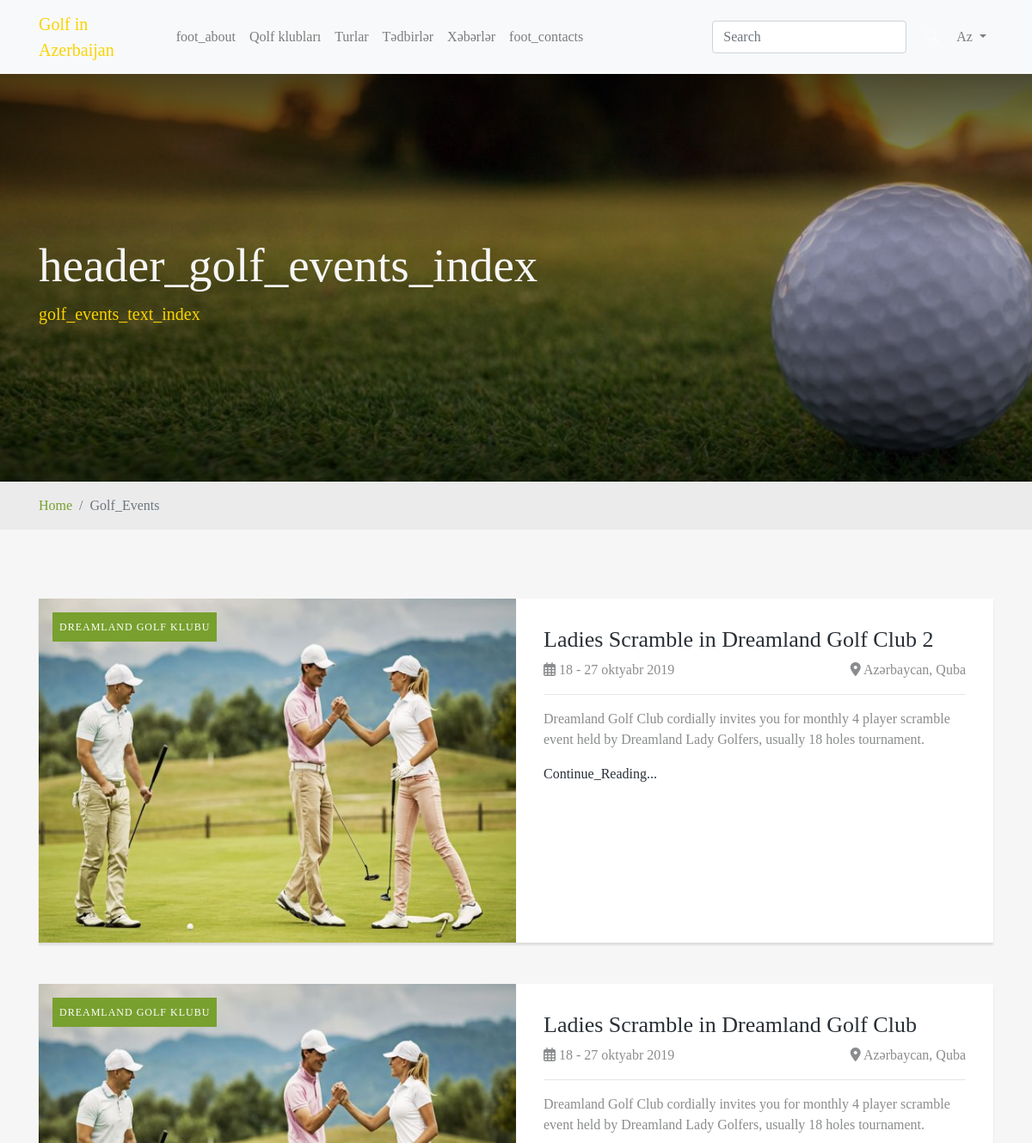
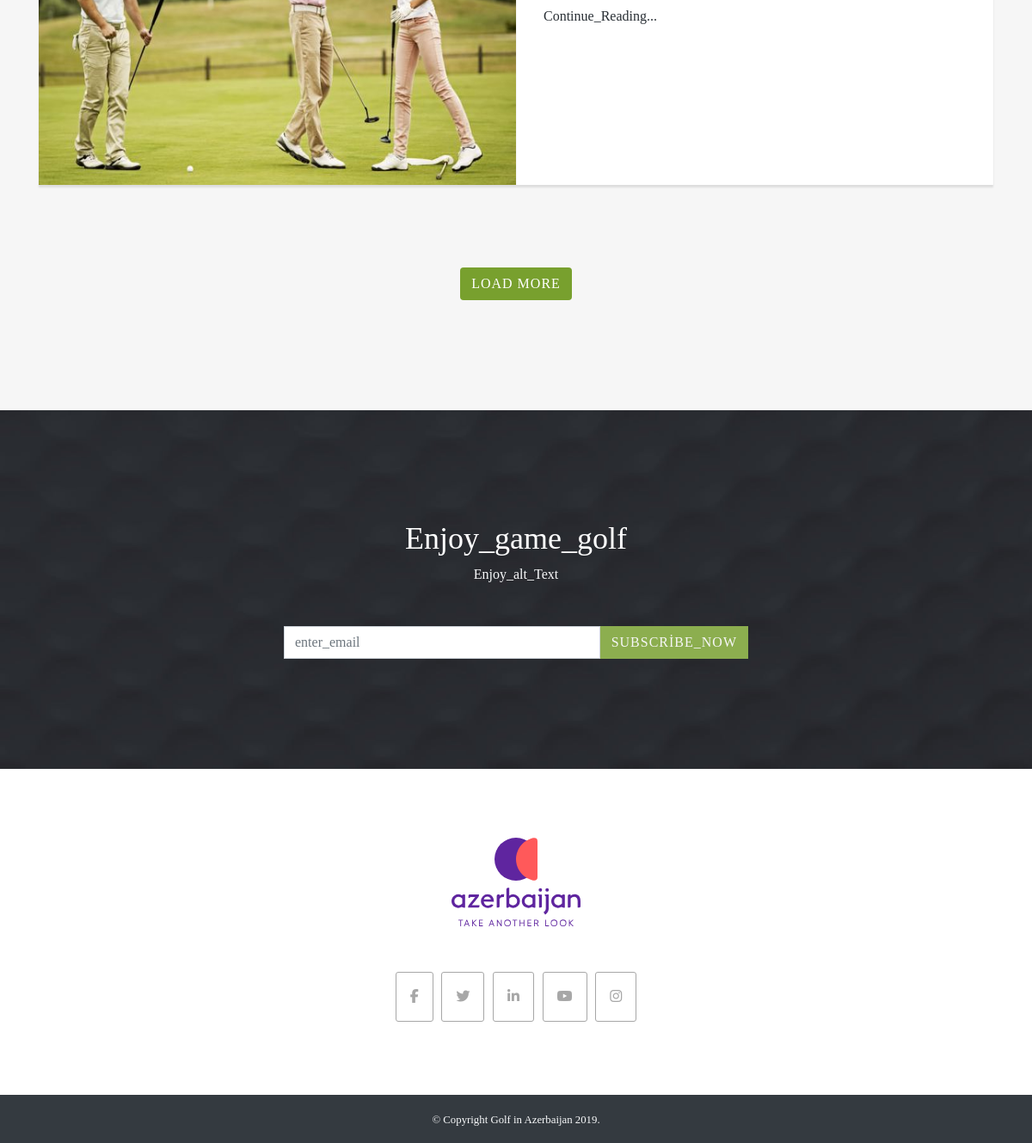
The app's page /tedbirler with its own data (2 pictures, top to bottom).
### tables this page shows
CREATE TABLE `languages` (
  `id` tinyint(2) NOT NULL,
  `name` varchar(10) NOT NULL,
  `fullname` varchar(25) DEFAULT NULL,
  `position` tinyint(2) NOT NULL DEFAULT '0',
  `default` tinyint(1) NOT NULL DEFAULT '0',
  `status` tinyint(1) NOT NULL DEFAULT '0',
  `flag` varchar(50) DEFAULT NULL
);

CREATE TABLE `menus` (
  `id` int(11) NOT NULL,
  `parent_id` int(11) NOT NULL DEFAULT '0',
  `title_az` varchar(255) DEFAULT NULL,
  `title_en` varchar(255) DEFAULT NULL,
  `title_ru` varchar(25) NOT NULL,
  `text_az` text,
  `text_en` longtext,
  `text_ru` text NOT NULL,
  `menu_type` varchar(30) NOT NULL DEFAULT '',
  `url` varchar(255) DEFAULT NULL,
  `up` tinyint(2) UNSIGNED NOT NULL DEFAULT '0',
  `down` tinyint(2) UNSIGNED NOT NULL DEFAULT '0',
  `tags` varchar(255) DEFAULT NULL,
  `meta_description` varchar(255) DEFAULT '',
  `position` int(11) NOT NULL DEFAULT '0',
  `slug` varchar(255) NOT NULL,
  `status` tinyint(2) NOT NULL DEFAULT '0',
  `safe_mode` tinyint(1) NOT NULL DEFAULT '0'
);

CREATE TABLE `events` (
  `id` bigint(20) NOT NULL,
  `album_id` int(11) NOT NULL DEFAULT '0',
  `title_az` varchar(255) DEFAULT NULL,
  `title_en` varchar(255) DEFAULT NULL,
  `title_ru` varchar(255) NOT NULL,
  `short_text_az` varchar(255) DEFAULT NULL,
  `short_text_en` varchar(255) DEFAULT NULL,
  `short_text_ru` text NOT NULL,
  `text_az` longtext,
  `text_en` longtext,
  `text_ru` text NOT NULL,
  `location_az` varchar(255) DEFAULT NULL,
  `location_en` varchar(255) NOT NULL,
  `location_ru` varchar(255) NOT NULL,
  `arena_az` varchar(255) NOT NULL,
  `arena_en` varchar(255) NOT NULL,
  `arena_ru` varchar(255) NOT NULL,
  `event_date_az` varchar(255) NOT NULL,
  `event_date_en` varchar(255) NOT NULL,
  `event_date_ru` varchar(255) NOT NULL,
  `view_count` int(11) NOT NULL DEFAULT '0',
  `image` varchar(255) DEFAULT NULL,
  `middle` varchar(255) NOT NULL,
  `thumb` varchar(255) DEFAULT NULL,
  `iframe` text NOT NULL,
  `slug` varchar(255) DEFAULT NULL,
  `create_time` int(11) NOT NULL DEFAULT '0',
  `status` int(2) NOT NULL DEFAULT '0'
);

### app/Controllers/Events.php (called while the page is built, shortened)
<?php
class Events extends MyController
{
    public  $event_table;
    public function __construct()
    {
        $this->language->load('app');
        $this->event_table = EventModel::$tableName;
    }
    public function lists(){
        $getMenu = Database::get()->selectOne("SELECT * FROM `menus` WHERE `slug`='tedbirler'");
        $defaultLanguage = $this->defaultLang;
        $countRows = Database::get()->count("SELECT count(id) FROM {$this->event_table} WHERE `status` = 1");
        $pagination = new Pagination();
        $limitSql = $pagination->getLimitSql($countRows);
        $events = Database::get()->select("SELECT * FROM `{$this->event_table}` WHERE `status`=1 ORDER BY `create_time` DESC ".$limitSql);
        $data['page'] = 'other';
        $data['pagination'] = $pagination;
        $data['lists'] = $events;
        $data['title'] = $getMenu['title_'.$defaultLanguage];
        $data['keywords'] = $getMenu['title_'.$defaultLanguage];
        $data['description'] = $getMenu['title_'.$defaultLanguage];
        View::render('events/list',$data);
    }
}

### app/Core/routes.php (called while the page is built, shortened)
<?php
$module=Url::getModule();
Router::dispatch($module);

### index.php (called while the page is built, shortened)
<?php
require SMVC.'app/Components/bootstrap.php';
require SMVC.'app/Core/routes.php';

### app/Helpers/Database.php (called while the page is built, shortened)
<?php
class Database extends PDO
{
    protected static $instances = array();
    public static function get($group = false)
    {
        $group = !$group ? array (
            'type' => DB_TYPE,
            'host' => DB_HOST,
            'name' => DB_NAME,
            'user' => DB_USER,
            'pass' => DB_PASS
        ) : $group;
        $type = $group['type'];
        $host = $group['host'];
        $name = $group['name'];
        $user = $group['user'];
        $pass = $group['pass'];
        $id = "$type.$host.$name.$user.$pass";
        if (isset(self::$instances[$id])) {
            return self::$instances[$id];
        }
        try {
            $instance = new Database("$type:host=$host;dbname=$name;charset=utf8", $user, $pass);
            $instance->setAttribute(PDO::ATTR_ERRMODE, PDO::ERRMODE_EXCEPTION);
            $instance->exec("set names utf8");
            self::$instances[$id] = $instance;
            return $instance;
        } catch (\PDOException $e) {
            Logger::newMessage($e);
            Logger::customErrorMsg();
        }
    }
    public function select($sql, $array = array(), $fetchMode = PDO::FETCH_ASSOC, $class = '')
    {
        $stmt = $this->prepare($sql);
        $stmt->execute();
        if ($fetchMode === PDO::FETCH_CLASS) {
            return $stmt->fetchAll($fetchMode, $class);
        } else {
            return $stmt->fetchAll($fetchMode);
        }
    }
    public function selectOne($sql, $array = array(), $fetchMode = PDO::FETCH_ASSOC, $class = '')
    {
        $stmt = $this->prepare($sql);
        $stmt->execute();
        if ($fetchMode === PDO::FETCH_CLASS) {
            return $stmt->fetch($fetchMode, $class);
        } else {
            return $stmt->fetch($fetchMode);
        }
    }
    public function count($sql, $array = [])
    {
        $stmt = $this->prepare($sql);
        $stmt->execute();
        $return =$stmt->fetch(PDO::FETCH_ASSOC);
        foreach($return as $r){
            return intval($r);
        }
    }
}

### app/Models/LanguagesModel.php (called while the page is built, shortened)
<?php
class LanguagesModel extends Model{
    public static $tableName = 'languages';
    public static function defaultLanguage()
    {
        if(Cookie::has('lang')) {
            $language = Cookie::get('lang');
        } else {
            $get_language = Database::get()->selectOne('SELECT `name` FROM '.self::$tableName.' WHERE `default` = 1');
            $language = $get_language['name'];
        }
        return $language;
    }
}
?>

### app/Core/Language.php (called while the page is built, shortened)
<?php
class Language
{
    private $array;
    public function load($name)
    {
        $code = LanguagesModel::defaultLanguage();
        $file = SMVC."app/language/$code/$name.php";
        if (is_readable($file)) {
            $this->array = include($file);
        } else {
            echo Error::display("Could not load language file '$code/$name.php'");
            die;
        }
    }
    public function get($value)
    {
        if (!empty($this->array[$value])) {
            return $this->array[$value];
        } else {
            return $value;
        }
    }
}

### app/Controllers/MyController.php (called while the page is built, shortened)
<?php
class MyController extends Controller
{
    public static function getAllMenu()
    {
        $menu = Database::get()->select("SELECT * FROM `menus` WHERE `status`=1 AND `parent_id`=0");
        return $menu;
    }
}

### app/Components/bootstrap.php (called while the page is built, shortened)
<?php
$def_lng = LanguagesModel::defaultLanguage();
$getMenus = MyController::getAllMenu();

### app/Helpers/Cookie.php (called while the page is built, shortened)
<?php
class Cookie {
    public static function has($key)
    {
        return (isset($_COOKIE[$key])) ? true : false;
    }
}

### app/Helpers/Url.php (called while the page is built, shortened)
<?php
class Url
{
    public static function uploadPath($path = 'uploads'){
        return  'Web/'.$path.'/';
    }
}

### app/Helpers/Pagination.php (called while the page is built, shortened)
<?php
class Pagination
{
    public $countRows=0;
    public $limitRow=1;
    public $currentPage=1;
    public $options = [15, 25, 50, 100, 'all' => 'Hamısı'];
    public function getDefaultLimit()
    {
        $options = $this->options;
        if(isset($_GET["limit"]) and (in_array(Security::safe($_GET["limit"]),$options) OR Security::safe($_GET["limit"]=='all'))){
            $limit = Security::safe($_GET["limit"]);
        }else{
            $limit = $options[0];
        }
        $this->limitRow  = $limit;
        return $limit;
    }
    public function getMaxPage()
    {
        $maxPage = ceil($this->countRows/$this->limitRow);
        $this->maxPage = $maxPage;
        return $maxPage;
    }
    public function getPage()
    {
        if(isset($_GET["page"]) and intval($_GET["page"])>0) $page=intval($_GET["page"]);
        else $page = 1;
        $this->currentPage = $page;
        return $page;
    }
    public function getStartRow()
    {
        $startRow = $this->currentPage*$this->limitRow-$this->limitRow;
        return $startRow;
    }
    public function getLimitSql($countRows)
    {
        $limitRow = $this->getDefaultLimit();
        $this->countRows = $countRows;
        if(intval($limitRow)>0){
            $startRow = $this->getStartRow();
            $return = " LIMIT $startRow,$limitRow";
        }else $return = '';
        return $return;
    }
}

### app/views/events/list.php (the view, shortened to what this page needs)
<header class="page-header">
    <div class="container">
        <div class="row">
            <div class="col-lg-8 page-header-col">
                <div class="page-header-content">
                    <h1><?=$language->get('header_golf_events_index')?></h1>
                    <p class="lead"><?=$language->get('golf_events_text_index')?></p>
                </div>
            </div>
        </div>
    </div>
    <div class="overlay-image"></div>
</header>
<div class="container-fluid py-3 page-breadcrumb">
    <div class="container">
        <nav aria-label="breadcrumb">
            <ol class="breadcrumb">
                <li class="breadcrumb-item"><a href="/"><?=$language->get('Home')?></a></li>
                <li class="breadcrumb-item active" aria-current="page"><?=$language->get('Golf_Events')?></li>
            </ol>
        </nav>
    </div>
</div>
<section class="event-page-section event-section">
    <div class="container">
        <?php
        foreach ($data['lists'] as $list):
        ?>
        <div class="event-full-box">
            <div class="event-box event-image" style="background-image: url(<?=Url::uploadPath().$list['middle']?>);">
                <span><?=$list['arena_'.$def_lng]?></span>
            </div>
            <div class="event-box event-content">
                <h3><a href="tedbirler/<?=$list['slug']?>"><?=$list['title_'.$def_lng]?></a></h3>
                <div class="date-and-time">
                    <div><i class="far fa-calendar-alt"></i> <?=$list['event_date_'.$def_lng]?></div>
                    <div><i class="fas fa-map-marker-alt"></i> <?=$list['location_'.$def_lng]?></div>
                </div>
                <hr>
                <p>
                    <?=$list['short_text_'.$def_lng]?>
                </p>
                <a href="/tedbirler/<?=$list['slug']?>"><?=$language->get('Continue_Reading')?>...</a>
            </div>
        </div>
        <?php
        endforeach;
        ?>
        <div class="text-center">
            <a href="#" class="btn my-5 btn-green">Load more</a>
        </div>
    </div>
</section>

### app/Core/Router.php (shortened to what this page needs)
<?php
class Router
{
    public static $halts = true;
    public static $routes = array();
    public static $methods = array();
    public static $callbacks = array();
    public static function __callstatic($method, $params)
    {
        $uri = dirname($_SERVER['PHP_SELF']).'/'.$params[0];
        $callback = $params[1];
        array_push(self::$routes, $uri);
        array_push(self::$methods, strtoupper($method));
        array_push(self::$callbacks, $callback);
    }
    public static function invokeObject($callback, $matched = null, $msg = null)
    {
        $last = explode('/', $callback);
        $last = end($last);
        $segments = explode('@', $last);
        $method = $segments[1];
        $controller = new $controller($msg);
        call_user_func_array(array($controller, $method), $matched ? $matched : array());
    }
    public static function dispatch($module=false)
    {
        $uri = parse_url($_SERVER['REQUEST_URI'], PHP_URL_PATH);
        $method = $_SERVER['REQUEST_METHOD'];
        self::$routes = str_replace('//', '/', self::$routes);
        if (in_array($uri, self::$routes)) {
            $route_pos = array_keys(self::$routes, $uri);
            foreach ($route_pos as $route) {
                if (self::$methods[$route] == $method || self::$methods[$route] == 'ANY') {
                    if (!is_object(self::$callbacks[$route])) {
                        self::invokeObject(self::$callbacks[$route]);
                        if (self::$halts) {
                            return;
                        }
                    } else {
                        call_user_func(self::$callbacks[$route]);
                        if (self::$halts) {
                            return;
                        }
                    }
                }
            }
        }
    }
}

### app/templates/main/layouts/inc/nav_menu.php (shortened to what this page needs)
<?php
if(isset($data['page']) and $data['page']=='other'){
    $class = 'navbar navbar-expand-lg navbar-light bg-light fixed-top';
    $navId = '';
}else{
    $class = 'navbar navbar-expand-lg navbar-dark bg-transparent fixed-top pt-5';
    $navId = 'main-page-nav';
}
?>
<nav class="<?=$class?>" id="<?=$navId?>">
    <div class="container ">
        <a class="navbar-brand" href="/">Golf in <br> Azerbaijan</a>
        <div class="collapse navbar-collapse" id="navbarSupportedContent">
            <ul class="navbar-nav mr-auto ml-5">
                <li class="nav-item">
                    <a class="nav-link" href="haqqimizda"><?=$language->get('foot_about')?></a>
                </li>
            <?php
            foreach ($getMenus as $getMenu){
                echo '
                <li class="nav-item">
                    <a class="nav-link" href="'.$getMenu['slug'].'">'.$getMenu['title_'.$def_lng].'</a>
                </li>';
            }
            ?>
                <li class="nav-item">
                    <a class="nav-link" href="elaqe"><?=$language->get('foot_contacts')?></a>
                </li>
            </ul>
            <form class="form-inline my-2 my-lg-0 search-form">
                <input class="form-control mr-sm-2 search-input" type="search" placeholder="<?=$language->get('Search')?>" aria-label="Search" id="searchInpt">
                <button class="btn my-2 my-sm-0 search-button" type="submit" id="searchBtn"><i class="fas fa-search"></i></button>
            </form>
            <ul class="navbar-nav">
                <li class="nav-item dropdown">
                    <a class="nav-link dropdown-toggle" href="#" id="navbarDropdown" role="button" data-toggle="dropdown" aria-haspopup="true" aria-expanded="false">
                        <?=ucfirst($def_lng)?>
                    </a>
                </li>
            </ul>
        </div>
    </div>
</nav>

### records on screen
languages: name.title_az "Qolf klubları", name.title_az "Turlar", name.title_az "Tədbirlər", name.title_az "Xəbərlər", name "Az", name.arena_az "DREAMLAND GOLF KLUBU", name.title_az "Ladies Scramble in Dreamland Golf Club 2", name.event_date_az "18 - 27 oktyabr 2019", name.location_az "Azərbaycan, Quba", name.short_text_az "Dreamland Golf Club cordially invites you for monthly 4 player scramble event held by Dreamland Lady Golfers, usually 18 holes tournament.", name.title_az "Ladies Scramble in Dreamland Golf Club"
events: middle (picture), get "Continue_Reading"
events: middle (picture), get "Continue_Reading"

### other values on screen
$language->get('foot_about') "foot_about"
$language->get('foot_contacts') "foot_contacts"
$language->get('header_golf_events_index') "header_golf_events_index"
$language->get('golf_events_text_index') "golf_events_text_index"
$language->get('Home') "Home"
$language->get('Golf_Events') "Golf_Events"
$language->get('Enjoy_game_golf') "Enjoy_game_golf"
$language->get('Enjoy_alt_Text') "Enjoy_alt_Text"
$language->get('Subscribe_Now') "SUBSCRIBE_NOW"
